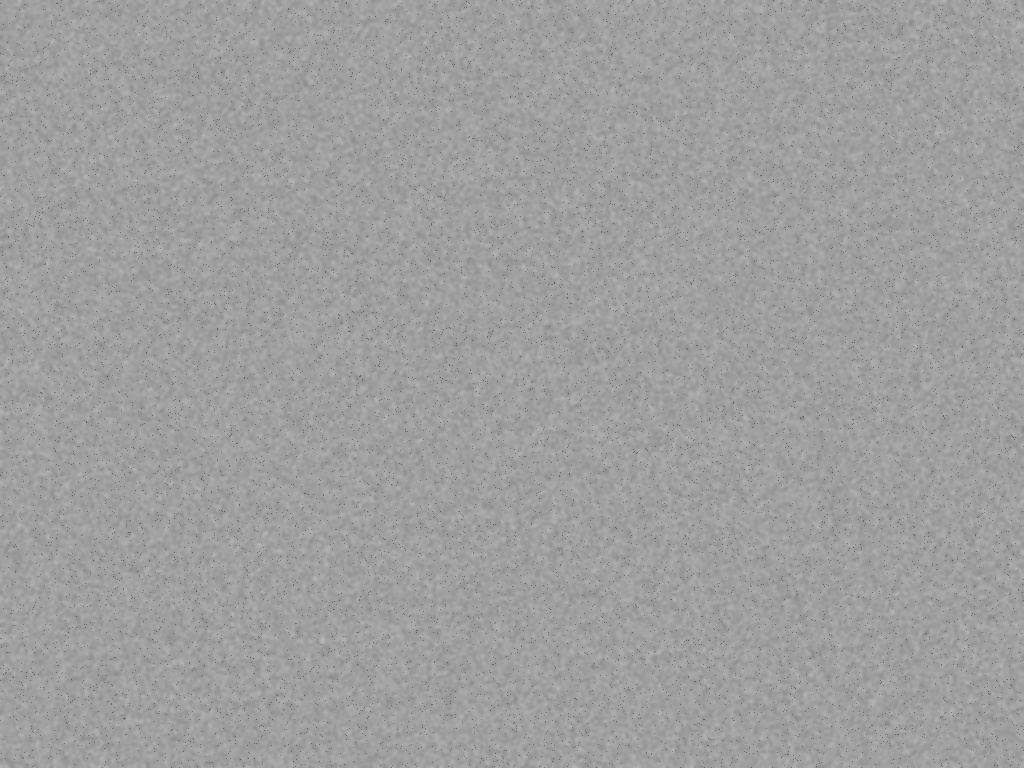
#> input picture sample_data/test_images/healthy_deck_baseline.jpg, 1024 x 768 px
$ python -i vision_quantifier.py   (imports and definitions only)
#> lines starting #> are read from the running program, lines starting #| are printed output that depends on the picture; after the words box and inside, x2 and y2 are one past the last pixel; in counts of white or black regions, pixels touching at a corner belong together
#> further down, picture is the input picture: shape (768, 1024, 3); min 86, max 185, mean 158.7
"""
Vision Quantifier Module
========================
Processes drone inspection imagery to detect concrete cracks, spalling, corrosion,
and exposed rebar. Converts segmentation pixel masks into calibrated physical measurements
(width and length in mm using camera GSD) and classifies severity according to ACI 224R.
"""

import cv2
import numpy as np
from typing import Dict, Any, List, Tuple, Optional
import os


class VisionQuantifier:
    def __init__(self, default_gsd_mm_per_px: float = 0.25):
        """
        Initialize the Vision Quantifier.
        :param default_gsd_mm_per_px: Ground Sampling Distance in mm/pixel.
        """
        self.default_gsd = default_gsd_mm_per_px
        self.yolo_model = None
        self._init_yolo_if_available()

    def _init_yolo_if_available(self):
        """Attempts to load a YOLOv8-seg model or initializes graceful procedural fallback."""
        try:
            from ultralytics import YOLO
            # If a local custom weights file exists, load it; otherwise procedural fallback will run smoothly
            weights_path = os.path.join(os.path.dirname(__file__), "weights", "crack_yolov8_seg.pt")
            if os.path.exists(weights_path):
                self.yolo_model = YOLO(weights_path)
            else:
                self.yolo_model = None
        except Exception:
            self.yolo_model = None

    # [11 lines left out: function calculate_gsd, not called in this run]

    @staticmethod
    def classify_aci_severity(max_width_mm: float) -> Tuple[str, str, str]:
        """
        Classifies crack severity according to BIS IS 456:2000 & IRC:112-2020 (Control of Cracking in Concrete Structures).
        :return: (Tier Name, Code/Badge, Recommended Action)
        """
        if max_width_mm < 0.3:
            return (
                "Hairline",
                "LOW_SEVERITY",
                "Non-structural superficial fissure (<0.30mm). Compliant with BIS IS 456:2000. Routine quarterly monitoring."
            )
        elif 0.3 <= max_width_mm <= 1.0:
            return (
                "Moderate",
                "MODERATE_SEVERITY",
                "Progressive crack (0.30–1.0mm). Exceeds IS 456:2000 exposure limit; risk of chloride ingress. Schedule epoxy sealing."
            )
        else:
            return (
                "Critical",
                "CRITICAL_SEVERITY",
                "Structural breach (>1.0mm). Exceeds BIS IS 456:2000 & IRC:112-2020 allowable limits. Immediate CFRP structural mitigation required."
            )

    @staticmethod
    def skeletonize(binary_mask: np.ndarray) -> np.ndarray:
        """
        Computes 1-pixel wide medial skeleton of binary crack mask using Scikit-image & OpenCV.
        """
        try:
            from skimage.morphology import skeletonize as ski_skeletonize
            bool_mask = binary_mask > 0
            skel_bool = ski_skeletonize(bool_mask)
            return (skel_bool.astype(np.uint8) * 255)
        except Exception:
            # OpenCV Zhang-Suen fallback
            img = (binary_mask > 0).astype(np.uint8) * 255
            skeleton = np.zeros(img.shape, np.uint8)
            element = cv2.getStructuringElement(cv2.MORPH_CROSS, (3, 3))

            while True:
                eroded = cv2.erode(img, element)
                temp = cv2.dilate(eroded, element)
                temp = cv2.subtract(img, temp)
                skeleton = cv2.bitwise_or(skeleton, temp)
                img = eroded.copy()
                if cv2.countNonZero(img) == 0:
                    break
            return skeleton

    def quantify_crack_mask(self, mask: np.ndarray, gsd_mm: Optional[float] = None) -> Dict[str, Any]:
        """
        Extracts length, width distribution, and ACI tier from a crack binary segmentation mask.
        """
        gsd = gsd_mm or self.default_gsd
        if mask is None or np.sum(mask) == 0:
            return {
                "length_px": 0.0,
                "length_mm": 0.0,
                "max_width_px": 0.0,
                "max_width_mm": 0.0,
                "mean_width_mm": 0.0,
                "area_sq_mm": 0.0,
                "aci_tier": "None",
                "severity_badge": "SAFE",
                "recommendation": "No defects detected."
            }

        binary = (mask > 0).astype(np.uint8) * 255

        # 1. Morphological Skeletonization for Centerline Length
        skeleton = self.skeletonize(binary)
        skeleton_pts = np.argwhere(skeleton > 0)

        # Arc length estimate with neighbor diagonal weighting
        length_px = float(len(skeleton_pts))
        if length_px > 1:
            # 8-connectivity distance correction
            diffs = np.diff(skeleton_pts, axis=0)
            step_lens = np.sqrt(np.sum(diffs**2, axis=1))
            length_px = float(np.sum(step_lens[step_lens < 5.0])) # filter disjoint jumps

        # 2. Euclidean Distance Transform for Width Estimation
        dist_transform = cv2.distanceTransform(binary, cv2.DIST_L2, 5)

        # Sample distance values strictly along the crack skeleton
        if len(skeleton_pts) > 0:
            widths_along_spine = dist_transform[skeleton > 0] * 2.0  # radius * 2 = full crack width
            max_width_px = float(np.max(widths_along_spine))
            mean_width_px = float(np.mean(widths_along_spine))
        else:
            max_width_px = float(np.max(dist_transform) * 2.0)
            mean_width_px = max_width_px * 0.65

        # Convert to physical metric units
        length_mm = float(np.round(length_px * gsd, 2))
        max_width_mm = float(np.round(max_width_px * gsd, 2))
        mean_width_mm = float(np.round(mean_width_px * gsd, 2))
        area_sq_mm = float(np.round(np.sum(binary > 0) * (gsd ** 2), 2))

        aci_tier, badge, rec = self.classify_aci_severity(max_width_mm)

        return {
            "length_px": length_px,
            "length_mm": length_mm,
            "max_width_px": max_width_px,
            "max_width_mm": max_width_mm,
            "mean_width_mm": mean_width_mm,
            "area_sq_mm": area_sq_mm,
            "aci_tier": aci_tier,
            "severity_badge": badge,
            "recommendation": rec,
            "gsd_mm_per_px": gsd
        }

    def detect_and_quantify(self, image_np: np.ndarray, gsd_mm: Optional[float] = None) -> Dict[str, Any]:
        """
        Runs comprehensive multi-defect analysis on drone inspection photo:
        - Cracks (Linear fracture analysis & ACI 224R)
        - Spalling (Concrete loss & surface cavitation)
        - Corrosion/Efflorescence (Colorimetric oxidation index)
        - Exposed Rebar (Linear ferromagnetic surface projection)
        """
        gsd = gsd_mm or self.default_gsd
        h, w = image_np.shape[:2]

        # 1. Crack Segmentation (Frangi-like multi-scale ridge filtering + adaptive thresholding)
        gray = cv2.cvtColor(image_np, cv2.COLOR_BGR2GRAY) if len(image_np.shape) == 3 else image_np
        clahe = cv2.createCLAHE(clipLimit=3.0, tileGridSize=(8, 8))
        enhanced = clahe.apply(gray)

        # Black hat morphology for dark thin fracture ridges on concrete
        kernel = cv2.getStructuringElement(cv2.MORPH_RECT, (11, 11))
        blackhat = cv2.morphologyEx(enhanced, cv2.MORPH_BLACKHAT, kernel)

        # Bilateral filter to smooth texture while keeping crack edges
        filtered = cv2.bilateralFilter(blackhat, 5, 50, 50)
        _, crack_mask = cv2.threshold(filtered, 0, 255, cv2.THRESH_BINARY + cv2.THRESH_OTSU)
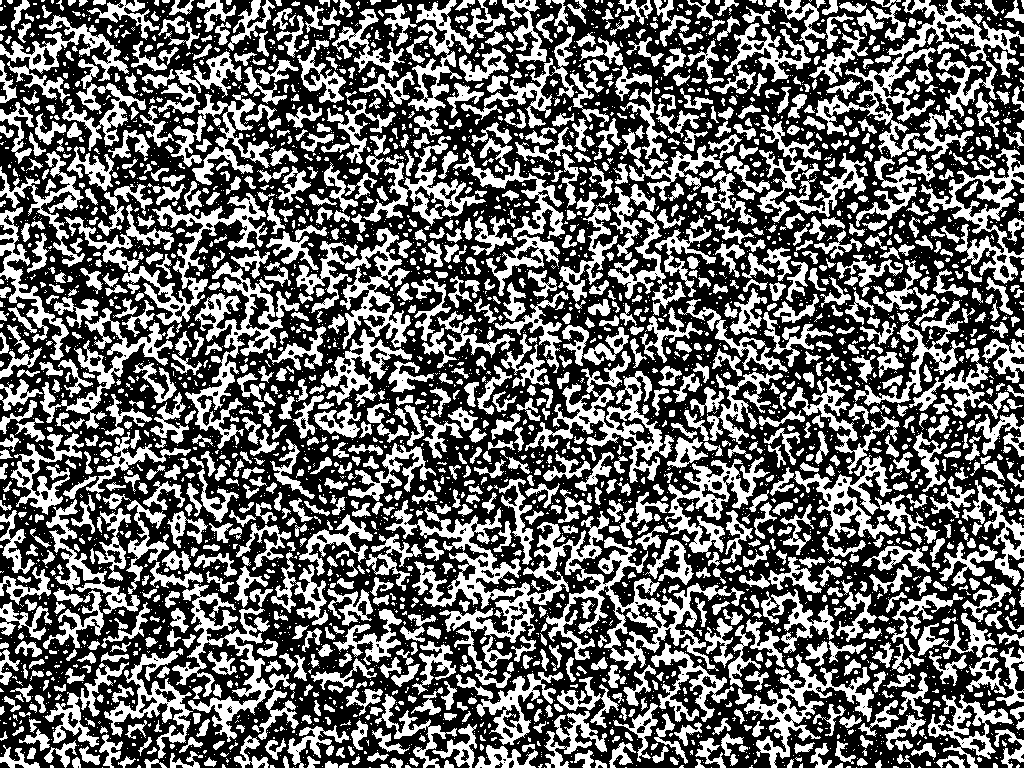
#> crack_mask: shape (768, 1024); 40.9% white; 4970 white regions (3562 under 20 px)

        # Filter small noise blobs (< 15 px area)
        contours, _ = cv2.findContours(crack_mask, cv2.RETR_EXTERNAL, cv2.CHAIN_APPROX_SIMPLE)
#> contours = 4914 contours, 3761 with area under 20; largest, box (x1, y1, x2, y2) and area: (385, 500, 745, 671) 13324, (816, 0, 1024, 158) 5556, (185, 262, 283, 449) 4476, (64, 193, 268, 333) 4420, (525, 351, 674, 483) 4346
        clean_crack_mask = np.zeros_like(crack_mask)
        for cnt in contours:
            if cv2.contourArea(cnt) > 20:
                cv2.drawContours(clean_crack_mask, [cnt], -1, 255, -1)
#> this loop made 4914 passes
#> cnt on passes 1 to 3: [[861, 767]], [[856, 767]], [[711, 767]]
#> clean_crack_mask: shape (768, 1024); 40.5% white; 1141 white regions, largest, box (x1, y1, x2, y2) and area: (385, 500, 745, 671) 15646, (816, 0, 1024, 158) 6656, (64, 193, 268, 333) 5387

        # 2. Spalling Detection (Depth cavitation / dark depressional zones)
        blurred = cv2.GaussianBlur(gray, (15, 15), 0)
        spall_thresh = cv2.adaptiveThreshold(blurred, 255, cv2.ADAPTIVE_THRESH_GAUSSIAN_C,
                                             cv2.THRESH_BINARY_INV, 41, 7)
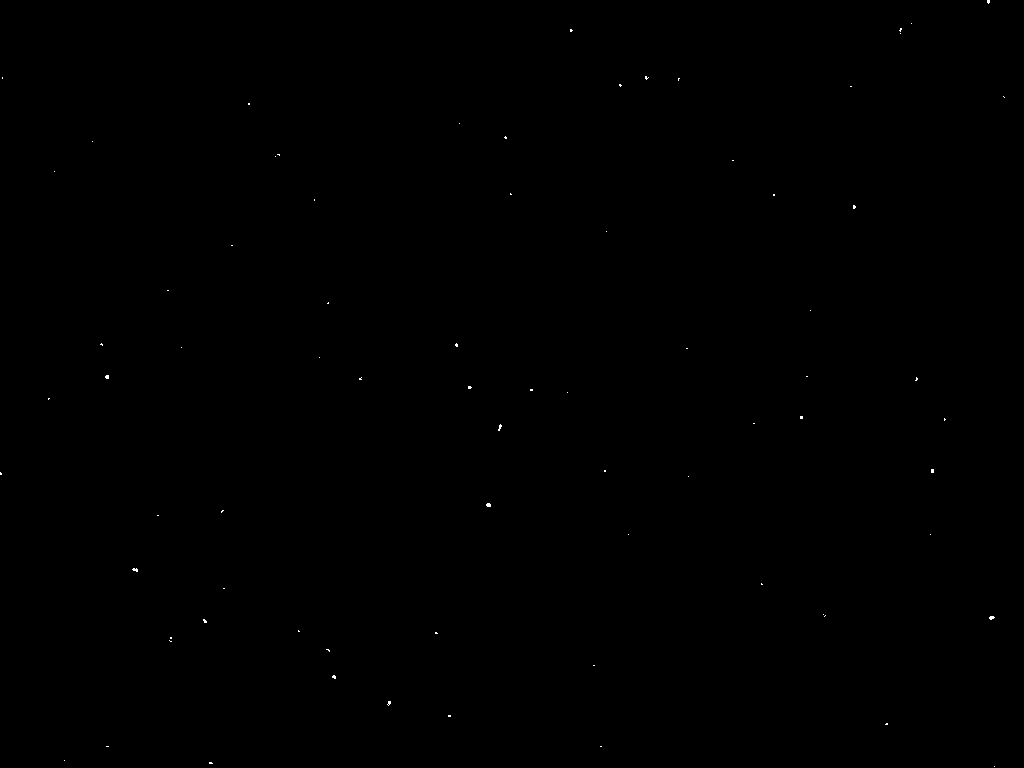
#> spall_thresh: shape (768, 1024); 0.05% white in thin lines or dots
        spall_kernel = cv2.getStructuringElement(cv2.MORPH_ELLIPSE, (7, 7))
        spall_mask = cv2.morphologyEx(spall_thresh, cv2.MORPH_OPEN, spall_kernel)
#> spall_mask: shape (768, 1024); every value is 0
        spall_area_px = float(np.sum(spall_mask > 0))
#> spall_area_px = 0
        spall_area_sq_cm = float(np.round((spall_area_px * (gsd ** 2)) / 100.0, 2))
#> spall_area_sq_cm = 0

        # 3. Corrosion / Rust Analysis (HSV Colorimetric Thresholding)
        hsv = cv2.cvtColor(image_np, cv2.COLOR_BGR2HSV) if len(image_np.shape) == 3 else None
#> hsv: shape (768, 1024, 3); mean H, S, V 0, 0, 158.7
        if hsv is not None:
            # Rust color range in HSV: Hue ~10-25 (Orange/Red-Brown), Saturation > 70, Value > 50
            lower_rust = np.array([5, 60, 50])
            upper_rust = np.array([25, 255, 220])
            corrosion_mask = cv2.inRange(hsv, lower_rust, upper_rust)
            corrosion_pct = float(np.round((np.sum(corrosion_mask > 0) / (h * w)) * 100.0, 2))
#> corrosion_pct = 0
        else:
            corrosion_pct = 0.0
            corrosion_mask = np.zeros_like(gray)

        # 4. Exposed Rebar Identification
        # Intersects spalling zones with high gradient linear features
        edges = cv2.Canny(gray, 60, 150)
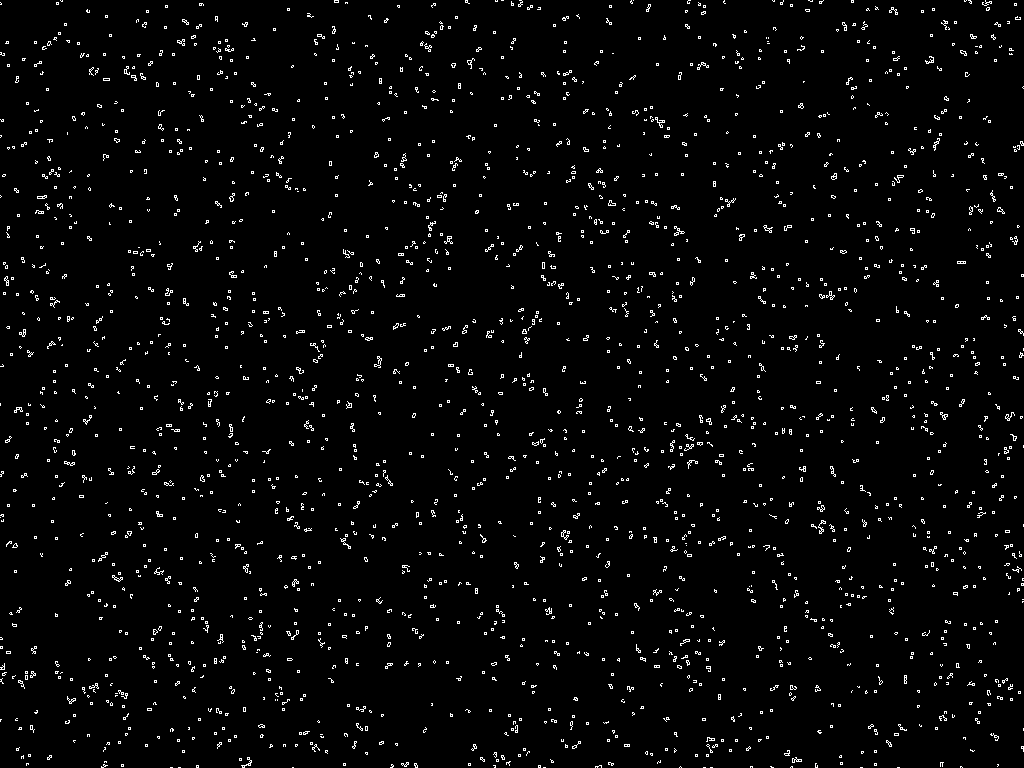
#> edges: shape (768, 1024); 2.8% white in thin lines or dots
        rebar_candidate = cv2.bitwise_and(edges, spall_mask)
        lines = cv2.HoughLinesP(rebar_candidate, 1, np.pi / 180, threshold=40, minLineLength=30, maxLineGap=10)
#> lines = None

        if lines is not None and len(lines) > 0:
            exposed_rebar_detected = True
            total_len = 0.0
            for line in lines:
                pts = np.array(line).reshape(-1)
                if len(pts) >= 4:
                    total_len += float(np.hypot(pts[2] - pts[0], pts[3] - pts[1]))
            rebar_linear_extent_mm = float(np.round(total_len * gsd, 1))
        else:
            exposed_rebar_detected = False
            rebar_linear_extent_mm = 0.0

        # Quantify the primary crack metrics
        crack_metrics = self.quantify_crack_mask(clean_crack_mask, gsd)
#> in skeletonize, `skel_bool = ski_skeletonize(bool_mask)`:
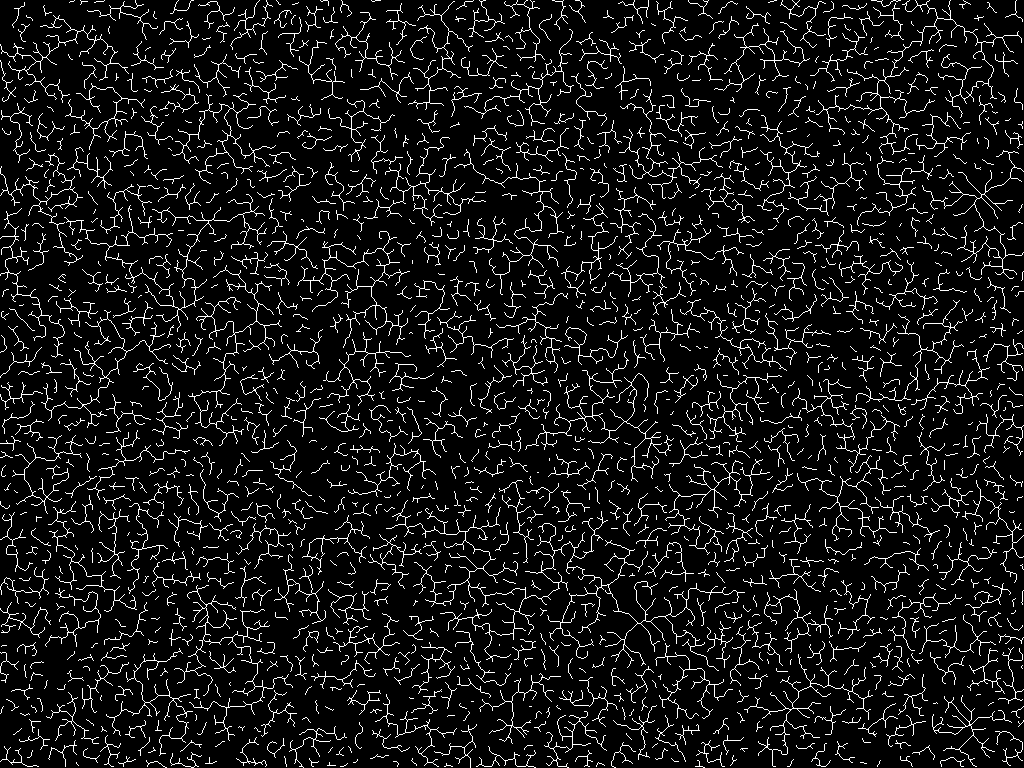
#> skel_bool: shape (768, 1024) bool; 8.4% white in thin lines or dots
#> in quantify_crack_mask, `skeleton_pts = np.argwhere(skeleton > 0)`: skeleton_pts = 65674 pairs, first value 0 to 767, second value 0 to 1023
#> in quantify_crack_mask, `length_px = float(len(skeleton_pts))`: length_px = 65674
#> in quantify_crack_mask, `diffs = np.diff(skeleton_pts, axis=0)`: diffs = 65673 pairs, first value 0 to 1, second value -1023 to 167
#> in quantify_crack_mask, `length_px = float(np.sum(step_lens[step_lens < 5.0]))`: length_px = 32099
#> in quantify_crack_mask, `dist_transform = cv2.distanceTransform(binary, cv2.DIST_L2, 5)`:
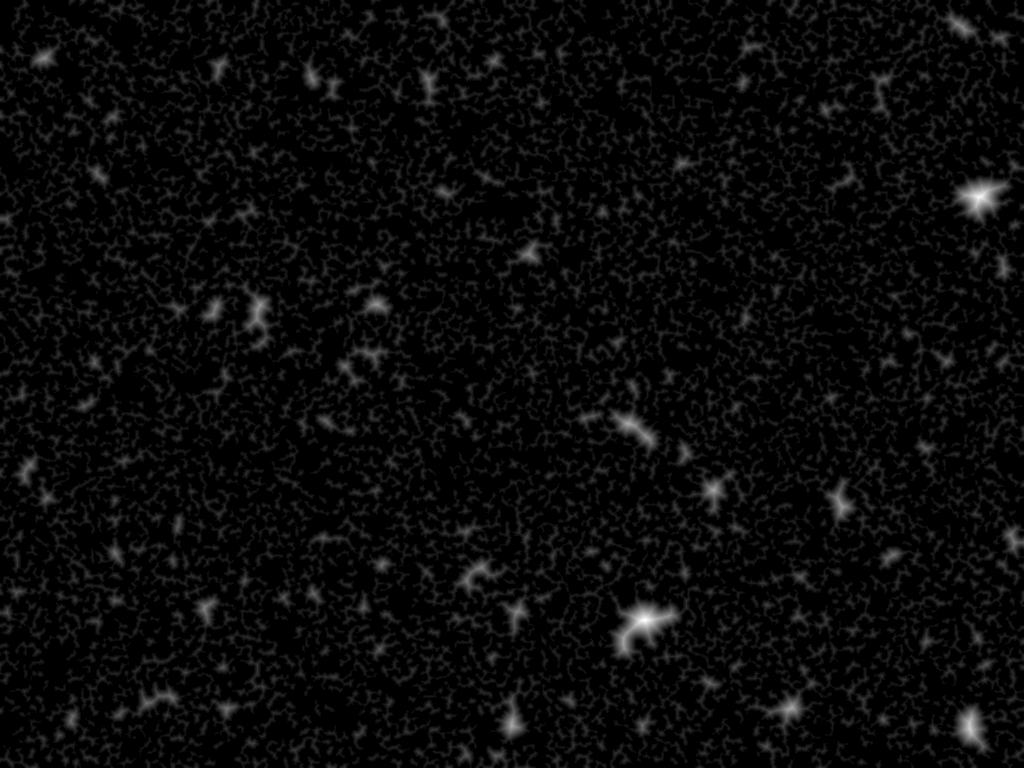
#> dist_transform: shape (768, 1024) float32; min 0, max 20.79, mean 0.8; drawn with min black and max white
#> in quantify_crack_mask, `max_width_px = float(np.max(widths_along_spine))`: max_width_px = 41.58
#> in quantify_crack_mask, `mean_width_px = float(np.mean(widths_along_spine))`: mean_width_px = 4.95
#> in quantify_crack_mask, `length_mm = float(np.round(length_px * gsd, 2))`: length_mm = 8024.8
#> in quantify_crack_mask, `max_width_mm = float(np.round(max_width_px * gsd, 2))`: max_width_mm = 10.39
#> in quantify_crack_mask, `mean_width_mm = float(np.round(mean_width_px * gsd, 2))`: mean_width_mm = 1.24
#> in quantify_crack_mask, `area_sq_mm = float(np.round(np.sum(binary > 0) * (gsd ** 2), 2))`: area_sq_mm = 19902.2
#> in quantify_crack_mask, `aci_tier, badge, rec = self.classify_aci_severity(max_width_mm)`: aci_tier = 'Critical'; badge = 'CRITICAL_SEVERITY'
#> crack_metrics = 10 items

        # Composite Defect Diagnosis
        defect_types = []
        if crack_metrics["length_mm"] > 5.0:
            defect_types.append("Concrete Fracture / Crack")
        if spall_area_sq_cm > 1.0:
            defect_types.append("Concrete Delamination & Spalling")
        if corrosion_pct > 0.5:
            defect_types.append("Ferrous Oxidation (Corrosion)")
        if exposed_rebar_detected:
            defect_types.append("Exposed Reinforcement Bar (Rebar)")

        if not defect_types:
            defect_types.append("Intact Concrete Surface")

        return {
            "crack_metrics": crack_metrics,
            "spalling": {
                "detected": bool(spall_area_sq_cm > 0.5),
                "area_sq_cm": float(spall_area_sq_cm),
                "estimated_cavity_depth_mm": float(round(min(spall_area_sq_cm * 0.8, 35.0), 1))
            },
            "corrosion": {
                "detected": bool(corrosion_pct > 0.5),
                "surface_coverage_pct": float(corrosion_pct),
                "oxidation_severity": "Critical" if corrosion_pct > 5.0 else ("Moderate" if corrosion_pct > 1.5 else "Low")
            },
            "rebar": {
                "detected": bool(exposed_rebar_detected),
                "exposed_length_mm": float(rebar_linear_extent_mm),
                "structural_implication": "Galvanic steel degradation & loss of bond strength" if exposed_rebar_detected else "Cover depth intact"
            },
            "defect_summary": defect_types,
            "overall_visual_condition": crack_metrics["severity_badge"],
            "gsd_calibrated_mm_px": float(gsd)
        }

>>> import cv2
>>> picture = cv2.imread('../sample_data/test_images/healthy_deck_baseline.jpg')
>>> result = VisionQuantifier().detect_and_quantify(picture)
#> result = 7 items
